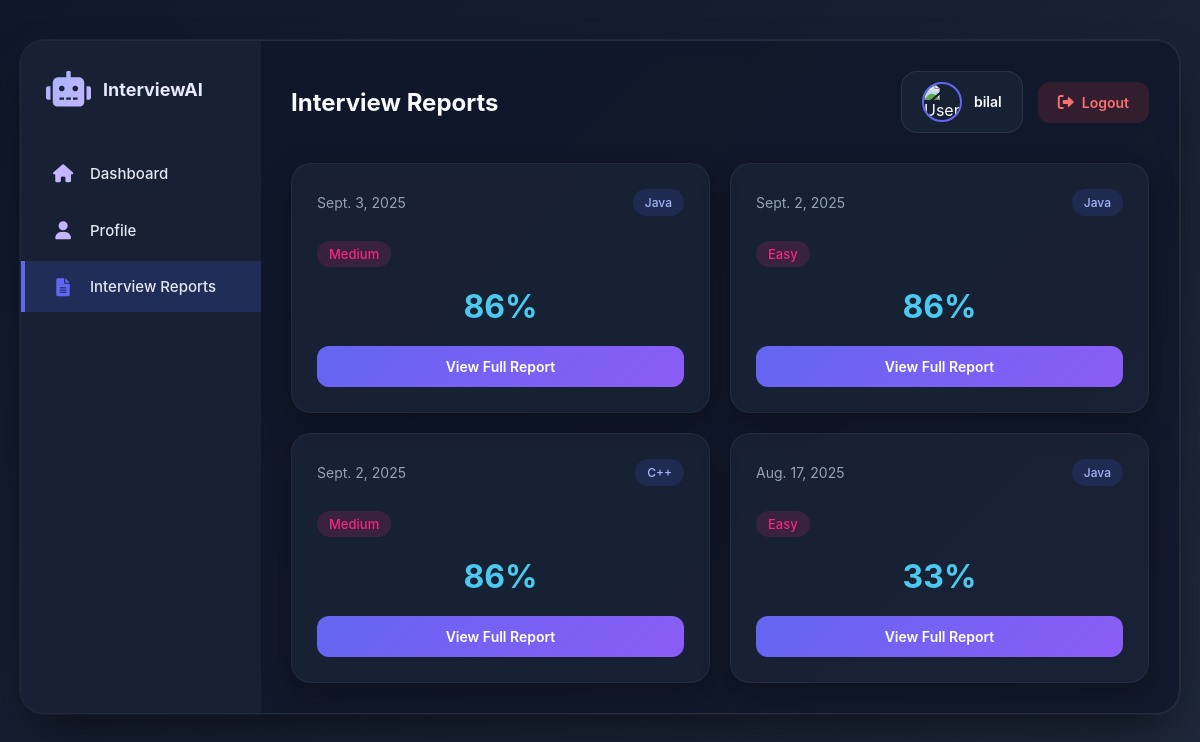
The app's page /interviewReports/ (signed in) with its own data.
### interviews/models.py (models this page shows, shortened)
class InterviewReport(models.Model):
    report_id = models.AutoField(primary_key=True)
    user = models.ForeignKey(User, on_delete=models.CASCADE, related_name="reports")
    date = models.DateField()
    duration_minutes = models.CharField(max_length=20)
    technology = models.CharField(max_length=100)
    difficulty = models.CharField(max_length=50)
    overall_score = models.PositiveIntegerField()
    performance_text = models.TextField()
    technical_knowledge = models.PositiveIntegerField()
    problem_solving = models.PositiveIntegerField()
    code_quality = models.PositiveIntegerField()
    confidence = models.PositiveIntegerField()
    mcq_correct = models.PositiveIntegerField()
    mcq_total = models.PositiveIntegerField()
    mcq_time_taken = models.CharField(max_length=20)
    mcq_accuracy = models.PositiveIntegerField()
    strong_areas = models.CharField(max_length=255)
    improvement_areas = models.CharField(max_length=255)
    coding_problems_solved = models.PositiveIntegerField()
    coding_problems_total = models.PositiveIntegerField()
    coding_test_cases_passed = models.PositiveIntegerField()
    coding_test_cases_total = models.PositiveIntegerField()
    coding_avg_time_per_problem = models.CharField(max_length=20)
    coding_code_quality = models.PositiveIntegerField()
    best_solution = models.CharField(max_length=255)
    optimization_needed = models.CharField(max_length=255)
    overall_confidence = models.PositiveIntegerField()
    eye_contact = models.PositiveIntegerField()
    voice_clarity = models.PositiveIntegerField()
    facial_expressions = models.PositiveIntegerField()
    strengths = models.CharField(max_length=255)
    suggestions = models.CharField(max_length=255)
    created_at = models.DateTimeField(auto_now_add=True)

### interviews/views.py (the view)
# urls.py: path("interviewReports/", views.interview_reports, name='interviewReports'),
def interview_reports(request):
    request.session["interview_Completed"] = False
    request.session.modified = True
    user = User.objects.get(id=request.session["candidate_id"], user_type="candidate")
    reports = InterviewReport.objects.filter(user=user).order_by("-date").values(
    "report_id", "date", "technology", "difficulty", "overall_score"
)
    params = list(reports)
    return render(request, 'interview_reports.html',{"reports": params})

### interviews/templates/interview_reports.html (shortened to what this page needs)
<!DOCTYPE html>
<html lang="en">
  <head>
    <link
      rel="stylesheet"
      href="https://cdnjs.cloudflare.com/ajax/libs/font-awesome/6.0.0-beta3/css/all.min.css"
    />
  </head>
  <body>
    <div class="dashboard">
      <div class="sidebar">
        <div class="logo">
          <i class="fas fa-robot"></i>
          <h2>InterviewAI</h2>
        </div>
        <ul class="nav-menu">
          <li class="nav-item">
            <i class="fas fa-home"></i>
            <a style="text-decoration: none; color: inherit;" href="{%url 'dashboard' %}">
              <span>Dashboard</span>
            </a>
          </li>
          <li class="nav-item">
            <i class="fas fa-user"></i>
            <a style="text-decoration: none; color: inherit;" href="{%url 'profile'%}">
              <span>Profile</span>
            </a>
          </li>
          <li class="nav-item active">
            <i class="fas fa-file-alt"></i>
            <span>Interview Reports</span>
          </li>
        </ul>
      </div>
      <div class="main-content">
        <div class="header">
          <h1>Interview Reports</h1>
          <div class="header-actions">
            <div class="user-profile">
              <img src="{{request.session.candidate_image}}" alt="User" />
              <div class="user-info">
                <h4>{{request.session.candidate_name}}</h4>
              </div>
            </div>
            <button class="logout-btn" onclick="logout()">
              <i class="fas fa-sign-out-alt"></i>
              <span>Logout</span>
            </button>
          </div>
        </div>
        <div class="reports-grid">
          {% for report in reports %}
          <div class="report-card">
            <div class="report-header">
              <span class="report-date">{{report.date}}</span>
              <span class="report-domain">{{report.technology}}</span>
            </div>
            <span class="report-difficulty difficulty-hard"
              >{{report.difficulty}}</span
            >
            <div class="report-score score-high">{{report.overall_score}}%</div>
            <button class="view-report-btn" id="{{report.report_id}}">
              View Full Report
            </button>
          </div>
          {% endfor %}
        </div>
      </div>
    </div>
  </body>
</html>

### interviews/templates/interview_reports.html (style rules this page uses)
:root { --primary: #6366f1; --secondary: #8b5cf6; --light: #f8fafc; --dark: #0f172a; --gray: #94a3b8; --border: rgba(255, 255, 255, 0.08); --success: #4cc9f0; --warning: #f72585; --danger: #ef4444; }
* { margin: 0; padding: 0; box-sizing: border-box; font-family: "Inter", "Segoe UI", Tahoma, Geneva, Verdana, sans-serif; }
body { background: linear-gradient(135deg, #0f172a, #1e293b); color: #f8fafc; min-height: 100vh; padding: 20px; }
.dashboard { display: grid; grid-template-columns: 240px 1fr; max-width: 1400px; margin: 20px auto; background: rgba(15, 23, 42, 0.8); border-radius: 24px; box-shadow: 0 25px 50px -12px rgba(0, 0, 0, 0.5), 0 0 0 1px rgba(255, 255, 255, 0.05); overflow: hidden; backdrop-filter: blur(10px); border: 1px solid rgba(255, 255, 255, 0.08); }
.sidebar { background: rgba(30, 41, 59, 0.6); padding: 30px 0; height: 100%; }
.logo { display: flex; align-items: center; padding: 0 25px; margin-bottom: 40px; }
.logo i { font-size: 36px; background: linear-gradient(135deg, #a5b4fc, #c4b5fd); -webkit-background-clip: text; -webkit-text-fill-color: transparent; margin-right: 12px; display: flex; align-items: center; justify-content: center; }
.logo h2 { font-size: 18px; font-weight: 700; background: linear-gradient(135deg, #e0e7ff, #ede9fe); -webkit-background-clip: text; -webkit-text-fill-color: transparent; }
.nav-menu { list-style: none; }
.nav-item { padding: 16px 30px; display: flex; align-items: center; cursor: pointer; transition: all 0.3s; margin-bottom: 5px; position: relative; }
.nav-item::before { content: ""; position: absolute; top: 0; left: 0; width: 4px; height: 100%; background: var(--primary); opacity: 0; transition: opacity 0.3s; }
.nav-item.active { background: rgba(67, 97, 238, 0.2); }
.nav-item.active::before { opacity: 1; }
.nav-item i { margin-right: 15px; color: #c4b5fd; font-size: 18px; width: 24px; text-align: center; display: flex; align-items: center; justify-content: center; }
.nav-item.active i { color: var(--primary); }
.nav-item span { font-size: 15px; font-weight: 500; color: #e2e8f0; }
.main-content { padding: 30px; }
.header { display: flex; justify-content: space-between; align-items: center; margin-bottom: 30px; }
.header h1 { font-size: 24px; color: #f8fafc; font-weight: 700; }
.header-actions { display: flex; align-items: center; gap: 15px; }
.user-profile { display: flex; align-items: center; cursor: pointer; background: rgba(30, 41, 59, 0.6); border-radius: 16px; padding: 10px 20px; border: 1px solid var(--border); }
.user-profile img { width: 40px; height: 40px; border-radius: 50%; margin-right: 12px; object-fit: cover; border: 2px solid var(--primary); }
.user-info h4 { font-size: 14px; margin-bottom: 2px; font-weight: 600; color: #f8fafc; }
.logout-btn { background: rgba(239, 68, 68, 0.15); color: #f87171; border: none; border-radius: 12px; padding: 12px 20px; font-size: 14px; font-weight: 600; cursor: pointer; transition: all 0.3s; display: flex; align-items: center; gap: 8px; }
.logout-btn i { font-size: 16px; }
.reports-grid { display: grid; grid-template-columns: repeat(auto-fill, minmax(300px, 1fr)); gap: 20px; }
.report-card { background: rgba(30, 41, 59, 0.6); border-radius: 20px; padding: 25px; box-shadow: 0 10px 30px rgba(0, 0, 0, 0.3); border: 1px solid rgba(255, 255, 255, 0.05); transition: all 0.3s; cursor: pointer; }
.report-header { display: flex; justify-content: space-between; align-items: center; margin-bottom: 15px; }
.report-date { font-size: 14px; color: var(--gray); }
.report-domain { background-color: rgba(67, 97, 238, 0.15); color: #a5b4fc; padding: 6px 12px; border-radius: 20px; font-size: 12px; font-weight: 500; }
.report-difficulty { display: inline-block; margin-top: 10px; font-size: 13px; padding: 5px 12px; border-radius: 20px; font-weight: 500; }
.difficulty-hard { background-color: rgba(247, 37, 133, 0.15); color: var(--warning); }
.report-score { font-size: 32px; font-weight: 700; margin: 20px 0; text-align: center; }
.score-high { color: var(--success); }
.view-report-btn { width: 100%; background: linear-gradient(135deg, var(--primary), var(--secondary)); color: white; border: none; padding: 12px; border-radius: 12px; font-size: 14px; font-weight: 600; cursor: pointer; transition: all 0.3s; }

### records on screen
InterviewReport: date "Sept. 3, 2025", technology "Java", difficulty "Medium", overall_score "86"
InterviewReport: date "Sept. 2, 2025", technology "Java", difficulty "Easy", overall_score "86"
InterviewReport: date "Sept. 2, 2025", technology "C++", difficulty "Medium", overall_score "86"
InterviewReport: date "Aug. 17, 2025", technology "Java", difficulty "Easy", overall_score "33"

### other values on screen
{{ request.session.candidate_name }} "bilal"
